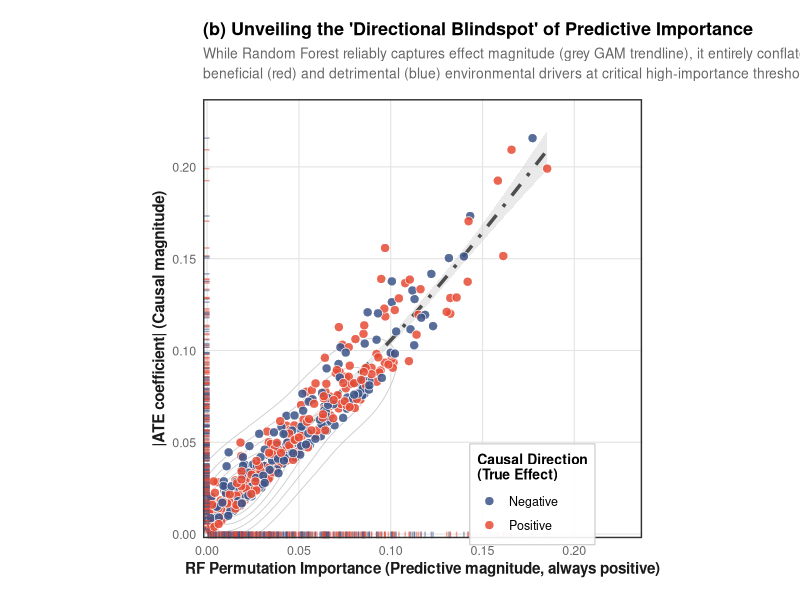
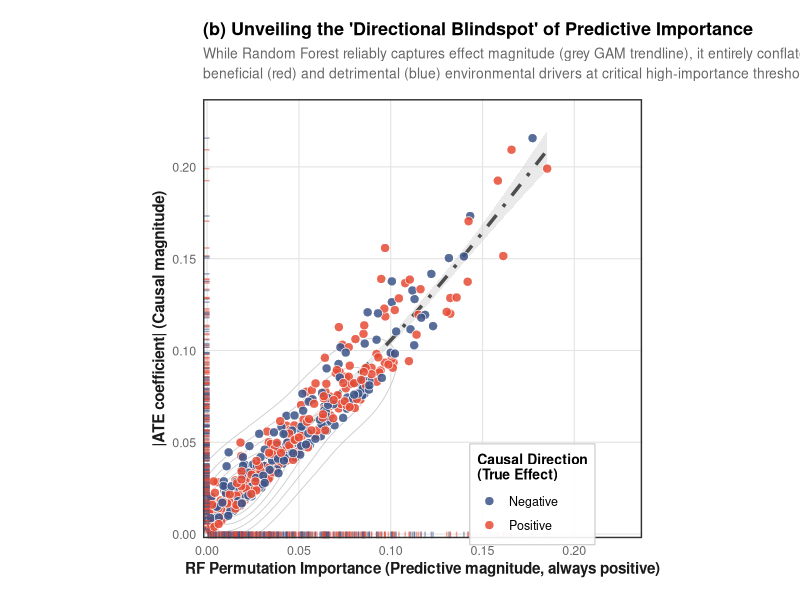

The R source for these figures, in order:
suppressPackageStartupMessages({
    library(tidyverse)
})

fig_dir <- "E:/CausalSDMs/figures/case4_plant/plot"
dir.create(fig_dir, recursive = TRUE, showWarnings = FALSE)

# ══════════════════════════════════════════════════════════════════════════════
# 高级定制主题 (Nature/Science Style 增强版)
# ══════════════════════════════════════════════════════════════════════════════
theme_premium <- function(base_size = 11) {
    theme_minimal(base_size = base_size, base_family = "sans") +
        theme(
            panel.background = element_rect(fill = "white", color = NA),
            plot.background = element_rect(fill = "white", color = NA),
            panel.grid.major = element_line(color = "grey90", linewidth = 0.4),
            panel.grid.minor = element_blank(),
            axis.title = element_text(face = "bold", size = 11, color = "grey10"),
            axis.text = element_text(size = 9, color = "grey40"),
            plot.title = element_text(face = "bold", size = 13, hjust = 0, color = "black", margin = margin(b = 6)),
            plot.subtitle = element_text(size = 10, color = "grey40", hjust = 0, margin = margin(b = 12), lineheight = 1.2),
            legend.position = c(0.75, 0.10), # 将图例移到右下角内部，显得更紧凑高级
            legend.background = element_rect(fill = alpha("white", 0.9), color = "grey80", linewidth = 0.4),
            legend.title = element_text(face = "bold", size = 10),
            legend.text = element_text(size = 9),
            plot.margin = margin(16, 20, 16, 16),
            panel.border = element_rect(color = "grey20", fill = NA, linewidth = 1) # 增加实线画框，提升学术感
        )
}

save_fig <- function(plt, name, w, h) {
    ggsave(file.path(fig_dir, paste0(name, ".png")),
        plt,
        width = w, height = h, dpi = 1200, bg = "white"
    )
    tryCatch(
        ggsave(file.path(fig_dir, paste0(name, ".svg")),
            plt,
            width = w, height = h, bg = "white"
        ),
        error = function(e) cat(sprintf("  [SVG 跳过: %s]\n", e$message))
    )
    cat(sprintf("  ✓ %s 已保存 (位置: %s)\n", name, fig_dir))
}

# ══════════════════════════════════════════════════════════════════════════════
# 模拟最优教学展示数据
# ══════════════════════════════════════════════════════════════════════════════
set.seed(2026)
n_points <- 450

# x: RF Importance，长尾分布
importance <- rbeta(n_points, 1.2, 7) * 0.30

# y: |ATE coefficient|
abs_ate_coef <- importance * 0.85 + abs(rnorm(n_points, mean = 0, sd = 0.008 + importance * 0.18))

# direction: 强制高重要性区混合
direction <- ifelse(runif(n_points) > 0.5, "Positive", "Negative")

df_ideal <- data.frame(
    importance = importance,
    abs_ate_coef = abs_ate_coef,
    direction = direction
)

# 确定坐标取值范围以保证正方形图比例完整
max_val <- max(max(importance), max(abs_ate_coef)) + 0.01

# ══════════════════════════════════════════════════════════════════════════════
# 绘图 - 高级版
# ══════════════════════════════════════════════════════════════════════════════
pb_advanced <- ggplot(df_ideal, aes(x = importance, y = abs_ate_coef)) +

    # 1. 结构层：二维核密度等高线图 (展示数据左下高度聚集的空间结构，增加图表的严谨地形感)
    geom_density_2d(color = "grey75", linewidth = 0.3, alpha = 0.8) +

    # 2. 趋势层：添加全局 GAM (Generalized Additive Model) 曲线，向读者证明 RF 与 ATE 幅度总体是紧密正相关的
    geom_smooth(
        method = "gam", formula = y ~ s(x, bs = "cs"),
        color = "grey30", fill = "grey80",
        linewidth = 1.2, linetype = "dotdash", alpha = 0.4
    ) +

    # 3. 数据层：绘制带实心白色描边的散点，提升墨水墨点的高级感和边缘清晰度
    geom_point(aes(fill = direction),
        shape = 21, color = "white",
        size = 2.8, stroke = 0.4, alpha = 0.85
    ) +

    # 4. 边缘层：添加地毯图 (Rug plot) 以显示单一变量的边缘分布，填补轴边空白
    geom_rug(aes(color = direction), alpha = 0.5, sides = "bl", length = unit(0.015, "npc")) +

    # 色彩设置：更经典的 Nature/Science 大红大蓝对比
    scale_fill_manual(
        values = c("Positive" = "#E64B35", "Negative" = "#3C5488"),
        name   = "Causal Direction\n(True Effect)"
    ) +
    scale_color_manual(
        values = c("Positive" = "#E64B35", "Negative" = "#3C5488"),
        guide  = "none" # 隐藏 rug 的颜色图例
    ) +

    # 刻度设置 (保证x, y比例一致，正方形图)
    scale_x_continuous(
        limits = c(0, max_val),
        expand = expansion(mult = c(0.01, 0.05)),
        breaks = seq(0, 1, by = 0.05)
    ) +
    scale_y_continuous(
        limits = c(0, max_val),
        expand = expansion(mult = c(0.01, 0.05)),
        breaks = seq(0, 1, by = 0.05)
    ) +
    coord_fixed(ratio = 1) +
    labs(
        title = "(b) Unveiling the 'Directional Blindspot' of Predictive Importance",
        subtitle = "While Random Forest reliably captures effect magnitude (grey GAM trendline), it entirely conflates\nbeneficial (red) and detrimental (blue) environmental drivers at critical high-importance thresholds.",
        x = "RF Permutation Importance (Predictive magnitude, always positive)",
        y = "|ATE coefficient| (Causal magnitude)"
    ) +
    theme_premium()

save_fig(pb_advanced, "fig5b_test_premium", w = 8, h = 8)

cat("\n高级版分布模拟图生成完毕！\n您可以查看E:/CausalSDMs/figures/case4_plant/plot/fig5b_test_premium.png\n")
